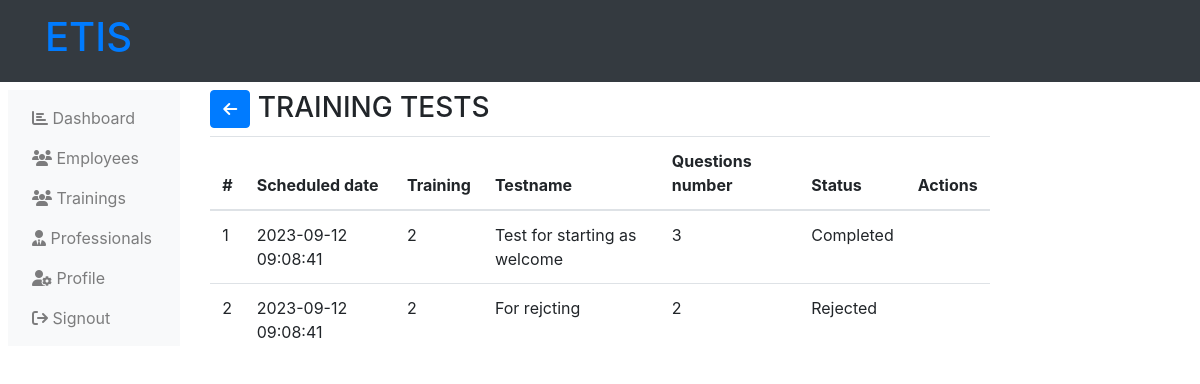
/administrator-trainings-tests.php (signed in), run on the app's committed database.
### tables this page shows
CREATE TABLE `tests` (
  `test_id` int(11) NOT NULL,
  `training` int(11) NOT NULL,
  `test_name` varchar(255) NOT NULL,
  `test_schedule` varchar(255) NOT NULL,
  `test_questions_num` int(11) NOT NULL,
  `test_status` varchar(255) NOT NULL
);

CREATE TABLE `trainings` (
  `training_id` int(11) NOT NULL,
  `training_topic` varchar(255) NOT NULL,
  `training_description` text NOT NULL DEFAULT 'This is the defaullt description of the trainings',
  `training_start` varchar(255) NOT NULL,
  `training_end` varchar(255) NOT NULL,
  `training_cover` varchar(255) NOT NULL,
  `training_depart` int(11) NOT NULL,
  `training_status` varchar(255) NOT NULL
);

### administrator-trainings-tests.php (the view, shortened to what this page needs)
<?php
    include('php/connection.php');
?>
<!DOCTYPE html>
<html lang="en">
<head>
    <link rel="stylesheet" href="https://maxcdn.bootstrapcdn.com/bootstrap/4.5.2/css/bootstrap.min.css">
    <link rel="stylesheet" href="https://cdnjs.cloudflare.com/ajax/libs/font-awesome/6.4.2/css/all.min.css" />
</head>
<body>
    <?php include("php/administration-header.php"); ?>
    <div class="">
        <div class="row p-2">
            <?php
                include("php/administration-left-links.php");
            ?>
            <div class="col-md-8">
                <h3>
                    <a href="administration-trainings.php" class="btn btn-primary"><i class="fa fa-arrow-left"></i></a>
                    TRAINING TESTS
                </h3>
                <table class="table table-hover table-responsive">
                    <thead>
                        <tr>
                            <th>
                                #
                            </th>
                            <th>
                                Scheduled date
                            </th>
                            <th>
                                Training
                            </th>
                            <th>
                                Testname
                            </th>
                            <th>
                                Questions number
                            </th>
                            <th>
                                Status
                            </th>
                            <th>
                                Actions
                            </th>
                        </tr>
                    </thead>
                    <tbody>
                        <?php
                            $get_tests = mysqli_query($server,"SELECT * from tests,trainings
                                WHERE tests.training = trainings.training_id
                                ORDER BY
                                -- test_status ASC,
                                test_schedule DESC
                            ");
                                ?>
                                <?php
                            $count = 1;
                            while ($data_training_tests= mysqli_fetch_array($get_tests)) {
                                ?>
                                <tr>
                                    <td>
                                        <?php
                                            echo $count++;
                                        ?>
                                    </td>
                                    <td>
                                        <?php
                                            echo $data_training_tests['test_schedule'];
                                        ?>
                                    </td>
                                    <td>
                                        <?php
                                            echo $data_training_tests['training_topic'];
                                        ?>
                                    </td>
                                    <td>
                                        <?php
                                            echo $data_training_tests['test_name'];
                                        ?>
                                    </td>
                                    <td>
                                        <?php
                                            echo $data_training_tests['test_questions_num'];
                                        ?>
                                    </td>
                                    <td>
                                        <?php
                                            echo $data_training_tests['test_status'];
                                        ?>
                                    </td>
                                    <td>
                                    </td>
                                </tr>
                                <?php
                            }
                        ?>
                    </tbody>
                </table>
            </div>
        </div>
    </div>
</body>
</html>

### data on the page
tests: test_schedule "2023-09-12 09:08:41", training.training_topic "2", test_name "Test for starting as welcome", test_questions_num "3", test_status "Completed"
tests: test_schedule "2023-09-12 09:08:41", training.training_topic "2", test_name "For rejcting", test_questions_num "2", test_status "Rejected"
